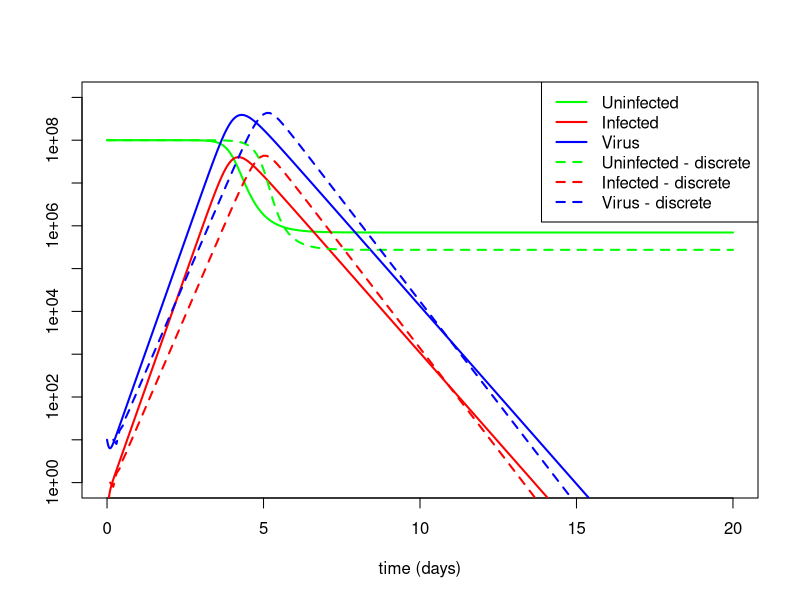

Source code (R):
############################################################
##a simple model for an acute virus infection
#model is implemented as ODE and discrete version to illustrate both approaches
##written by Andreas Handel (ahandel@uga.edu), last change 6/20/13
############################################################
rm(list=ls()) #this clears the workspace to make sure no leftover variables are floating around. Not strictly needed
graphics.off(); #close all graphics windows
library(deSolve)  #loads ODE solver package

#functions come first, main program below

###################################################################
#function that specificies the ode model called by lsoda (the ode solver) 
###################################################################
odeequations=function(t,y,parameters) 
{ 
  	Utc=y[1]; Itc=y[2]; Vir=y[3];  #uninfected target cells, infected target cells, virus
		b=parameters[1]; delta=parameters[2]; p=parameters[3]; clear=parameters[4]; #four model parameters, passed into function by main program
	 
	  #these are the 3 differential equations
		dUtcdt=-b*Vir*Utc;
		dItcdt=b*Vir*Utc-delta*Itc;
		dVirdt=p*Itc-clear*Vir ## ignoring loss of bUV in this compartment
 
		return(list(c(dUtcdt,dItcdt,dVirdt))); 

} #end function specifying the ODEs

###################################################################
#main program
###################################################################
                
  Utc0=1e8; #initial number of uninfected cells 
	Itc0=0; #initial number of infected cells
	Vir0=10; #initial condition for free virus V
  Y0=c(Utc0, Itc0, Vir0);  #combine initial conditions into a vector 
  
  #values for model parameters, units are assumed to be 1/days
	b=1e-8;
	delta=2;
	p=1e2;
	clear=10; #Note: we don't call the parameter "c" since c is a reserved function in R that creates vectors (see next line for a use of it)
	#always make sure that your variable names do not clash with built-in definitions, or you might get unpredictable results
  parameters=c(b,delta,p,clear); #vector of parameters which is sent to the ODE function
	
	timevec=seq(0,20,0.01); #vector of times for which integration is evaluated (from 0 to 10 days in steps of 0.1)
	
	#call ode-solver to integrate ODEs 
  odeoutput=lsoda(Y0,timevec,odeequations,parameters);

  ###################################################################
  #now do a manual loop of a discrete-time model
  dt=0.1; #discrete time step - change it to see how agreement between continuous and discrete time models changes
## so as dt decreases basically simulating what ODE package is doing and results are more closely aligned
  t.discrete=seq(0,20,by=dt);
  Uvec=rep(0,length(t.discrete)); Ivec=Uvec; Vvec=Uvec; #create empty vectors to save results
  Uvec[1]=Utc0; Ivec[1]=Itc0; Vvec[1]=Vir0;
  for (n in 1:(length(t.discrete)-1)) #this is the time loop for the discrete-time model
  {
       Uvec[n+1]=Uvec[n]- dt*b*Uvec[n]*Vvec[n];
       Ivec[n+1]=Ivec[n] + dt*(b*Uvec[n]*Vvec[n]-delta*Ivec[n]);
       Vvec[n+1]=Vvec[n] + dt*(p*Ivec[n]-clear*Vvec[n]);
  }


  #plot results
  plot(odeoutput[,1],odeoutput[,2],type="l",xlab="time (days)",ylab="",col="green",lwd=2,log="y",xlim=c(0,20),ylim=c(1,1e9))
  lines(odeoutput[,1],odeoutput[,3],type="l",col="red",lwd=2)
  lines(odeoutput[,1],odeoutput[,4],type="l",col="blue",lwd=2)

  lines(t.discrete,Uvec,col="green",lwd=2,lty=2)
  lines(t.discrete,Ivec,type="l",col="red",lwd=2,lty=2)
  lines(t.discrete,Vvec,type="l",col="blue",lwd=2,lty=2)


  legend("topright", c("Uninfected","Infected","Virus","Uninfected - discrete","Infected - discrete","Virus - discrete"),col = c("green","red","blue"),lwd=2,lty=c(1,1,1,2,2,2))
  
###################################################################
#end main program
###################################################################                           
  
